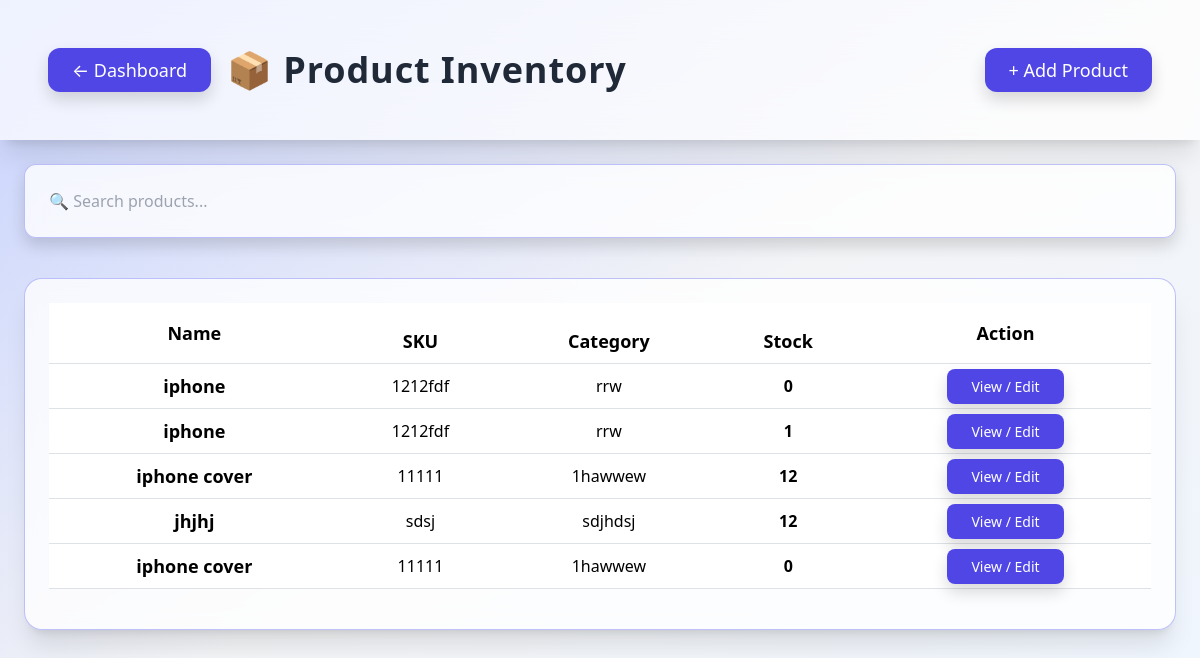
Before: /products/ with the older database file.
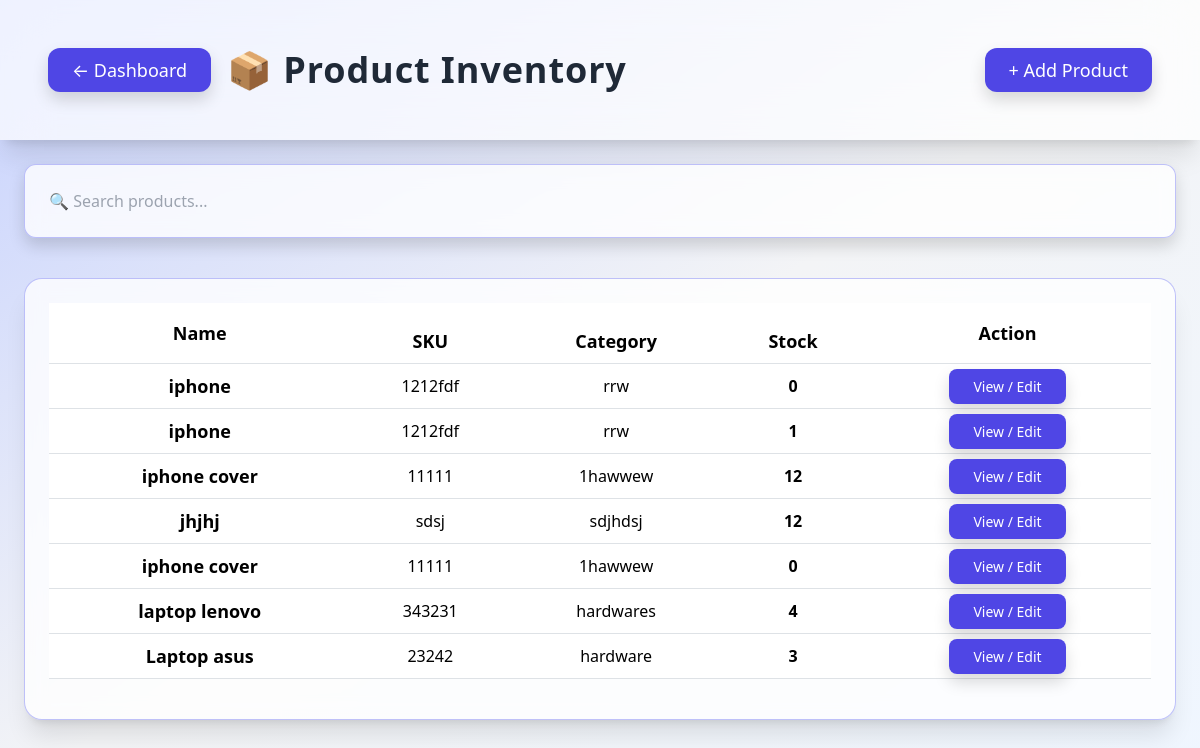
After: the same page with the newer database file.
### products/models.py (models this page shows, shortened)
class Product(models.Model):
    name = models.CharField(max_length=200)
    sku = models.CharField(max_length=100)
    category = models.CharField(max_length=100)
    unit = models.CharField(max_length=50)
    stock = models.IntegerField()
    description = models.TextField(blank=True, null=True)
    reorder_level = models.IntegerField(default=0)

### products/views.py (the view)
# urls.py: path('', views.product_list, name='product_list'),
def product_list(request):
    products = Product.objects.all()
    return render(request, 'products/product_list.html', {'products': products})

### templates/products/product_list.html (shortened to what this page needs)
<!DOCTYPE html>
<html lang="en">
<head>
    <script src="https://cdn.tailwindcss.com"></script>
    <link href="https://cdn.jsdelivr.net/npm/bootstrap@5.3.2/dist/css/bootstrap.min.css" rel="stylesheet">
</head>
<body class="bg-gradient-to-br from-indigo-200 via-gray-100 to-blue-50 min-h-screen">
    <div class="backdrop-blur-xl bg-white/70 shadow-xl p-5 flex justify-between items-center slide-up">
        <div class="flex items-center">
            {% if request.user.is_authenticated %}
            <a href="{% url 'dashboard' %}" class="btn-neon px-6 py-2 bg-indigo-600 text-white rounded-xl shadow hover:bg-indigo-700 transition text-lg mr-4">← Dashboard</a>
            {% else %}
            <a href="{% url 'login' %}?next={% url 'dashboard' %}" class="btn-neon px-6 py-2 bg-indigo-600 text-white rounded-xl shadow hover:bg-indigo-700 transition text-lg mr-4">← Dashboard</a>
            {% endif %}
            <h1 class="text-4xl font-extrabold text-gray-800 tracking-wide">
                📦 Product Inventory
            </h1>
        </div>
        <a href="{% url 'products:product_add' %}"
            class="btn-neon px-6 py-2 bg-indigo-600 text-white rounded-xl shadow hover:bg-indigo-700 transition text-lg">
            + Add Product
        </a>
    </div>
    <div class="max-w-6xl mx-auto mt-6 slide-up">
        <input id="searchInput" type="text" placeholder="🔍 Search products..."
            class="w-full p-4 rounded-xl neon-card shadow focus:outline-none">
    </div>
    <div class="max-w-6xl mx-auto mt-10 neon-card shadow-xl p-6 slide-up overflow-x-auto">
        <table class="table table-hover align-middle text-center text-gray-800 rounded-xl" id="productTable">
            <thead class="bg-indigo-700 text-white text-lg">
                <tr>
                    <th class="py-3">Name</th>
                    <th>SKU</th>
                    <th>Category</th>
                    <th>Stock</th>
                    <th class="py-3">Action</th>
                </tr>
            </thead>
            <tbody>
                {% for p in products %}
                <tr class="row-animate bg-white/60 rounded-xl">
                    <td class="font-semibold text-lg">{{ p.name }}</td>
                    <td>{{ p.sku }}</td>
                    <td>{{ p.category }}</td>
                    <td class="font-bold text-indigo-700">{{ p.stock }}</td>
                    <td>
                        <a href="{% url 'products:product_detail' p.id %}"
                            class="px-4 py-2 bg-indigo-600 text-white rounded-lg shadow hover:bg-indigo-700 hover:shadow-lg transition text-sm">
                            View / Edit
                        </a>
                    </td>
                </tr>
                {% endfor %}
            </tbody>
        </table>
    </div>
</body>
</html>

Changed rows visible on the page:
added Product: name "laptop lenovo", sku "343231", category "hardwares", stock "4"
added Product: name "Laptop asus", sku "23242", category "hardware", stock "3"
